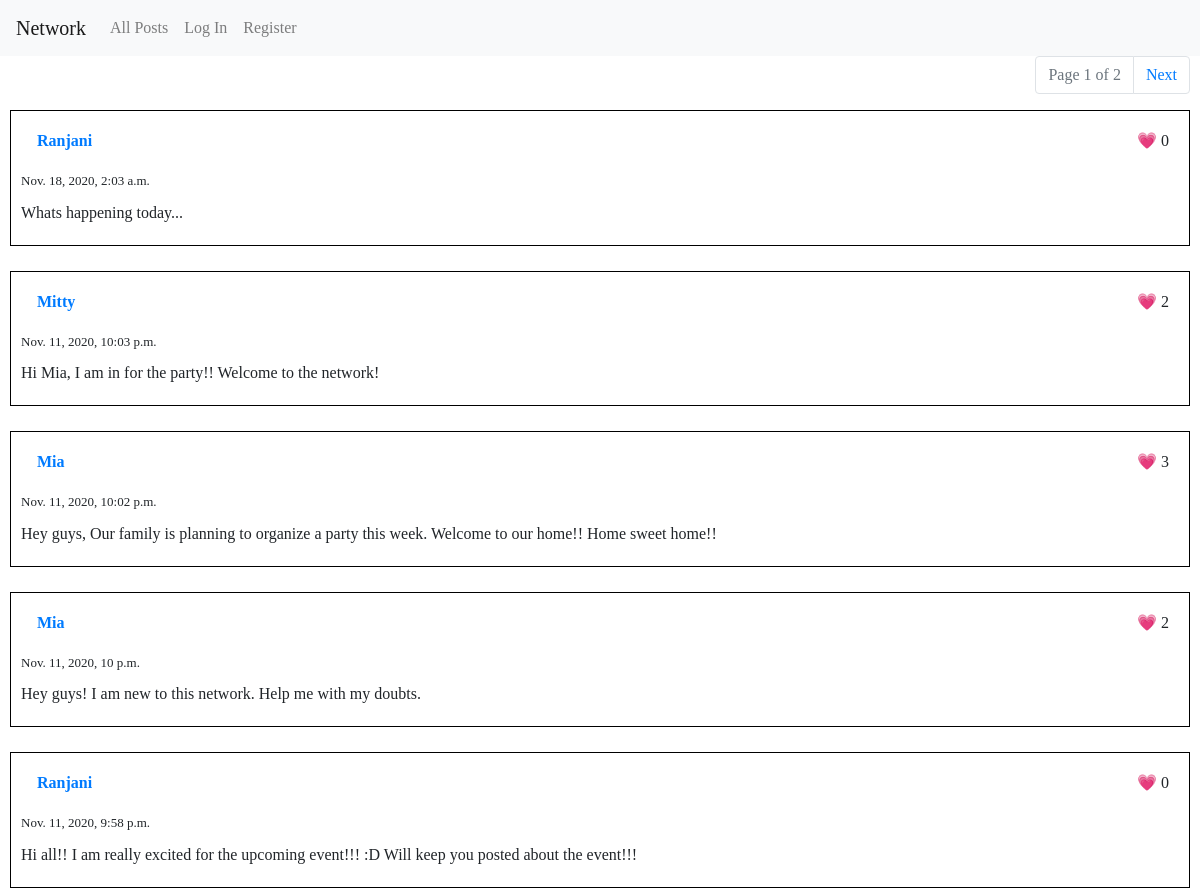
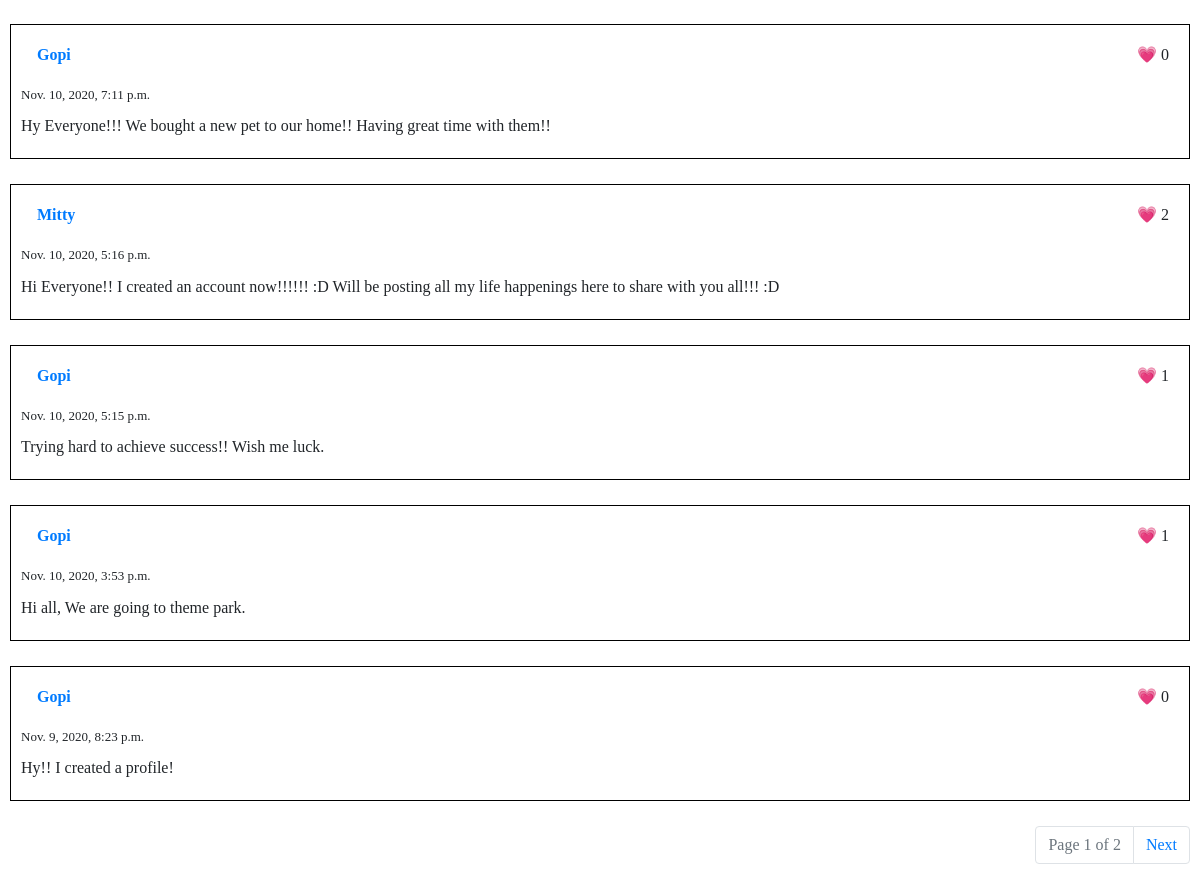
Before: / with the older database file (2 pictures, top to bottom).
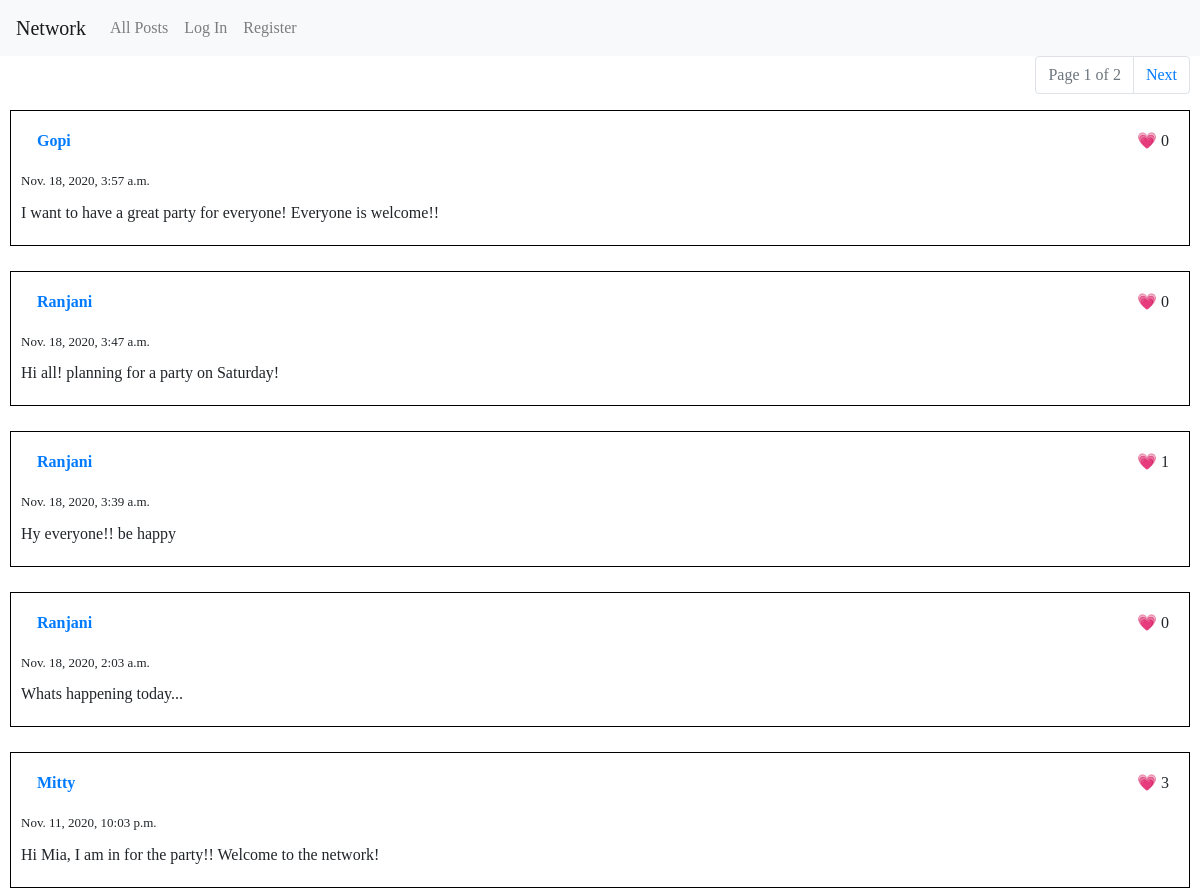
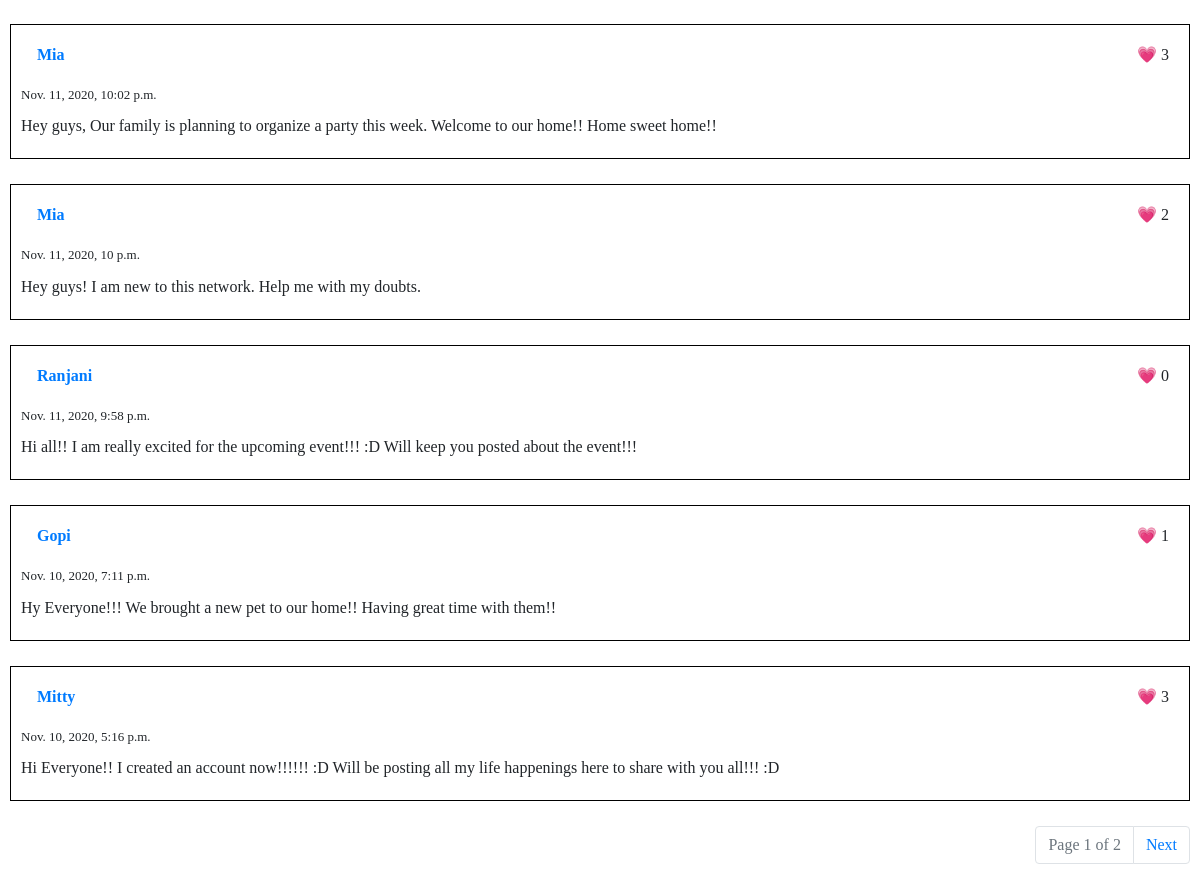
After: the same page with the newer database file (2 pictures, top to bottom).
### network/models.py (models this page shows, shortened)
class Posts(models.Model):
    creator = models.ForeignKey(User,on_delete=models.SET_NULL, null=True, blank=True, related_name="posts")
    content = models.TextField(max_length=500)
    created = models.DateTimeField(default=timezone.now)

class User(AbstractUser):
    pass

### network/views.py (the view)
# urls.py: path("", views.index, name="index"),
def index(request):
    posts = Posts.objects.all().order_by(POSTS_ORDER)
    return render(request, "network/index.html", {
        "all_posts": get_posts_in_page(request, posts)
    })

### network/views.py (called while the page is built)
def get_posts_in_page(request, posts):
    paginator = Paginator(posts, 10)
    page = request.GET.get('page')
    return paginator.get_page(page)

### network/templates/network/index.html
{% extends "network/layout.html" %}
{% block body %}
{% include "network/all_posts.html" %}
{% endblock %}

### network/templates/network/all_posts.html (shortened to what this page needs)
{% include "network/pagination.html" %}
{% load static %}
{% load network_filters %}
{% for post in all_posts %}
    <div class="post" id="post-{{ post.id }}">
        <div class="creator">
            <a class="nav-link" href="{% url 'profile' post.creator.id %}">
                {{ post.creator }}
            </a>
        </div>
        <div class="like-count">
            &#128151; <span id="post-like-count-{{ post.id }}">{{ post.likes.count }}</span>
        </div>
        <div class="created-time">
            {{ post.created }}
        </div>
        <div class="content">
            {{ post.content }}
        </div>
    </div>
{% endfor %}
{% include "network/pagination.html" %}

Changed rows visible on the page:
no longer on this page (row unchanged): Posts: creator "Gopi", likes.count "1", created "Nov. 10, 2020, 5:15 p.m.", content "Trying hard to achieve success!! Wish me luck."
no longer on this page (row unchanged): Posts: creator "Gopi", likes.count "1", created "Nov. 10, 2020, 3:53 p.m.", content "Hi all, We are going to theme park."
no longer on this page (row unchanged): Posts: creator "Gopi", likes.count "0", created "Nov. 9, 2020, 8:23 p.m.", content "Hy!! I created a profile!"
added Posts: creator "Gopi", likes.count "0", created "Nov. 18, 2020, 3:57 a.m.", content "I want to have a great party for everyone! Everyone is welcome!!"
added Posts: creator "Ranjani", likes.count "0", created "Nov. 18, 2020, 3:47 a.m.", content "Hi all! planning for a party on Saturday!"
added Posts: creator "Ranjani", likes.count "1", created "Nov. 18, 2020, 3:39 a.m.", content "Hy everyone!! be happy"
computed for Posts "Hi Mia, I am in for the party!! Welcome to the network!": likes.count "2" → "3"
changed Posts: likes.count "0" → "1"; content "Hy Everyone!!! We bought a new pet to our home!! Having great time with them!!" → "Hy Everyone!!! We brought a new pet to our home!! Having great time with them!!"
computed for Posts "Nov. 10, 2020, 5:16 p.m.": likes.count "2" → "3"
